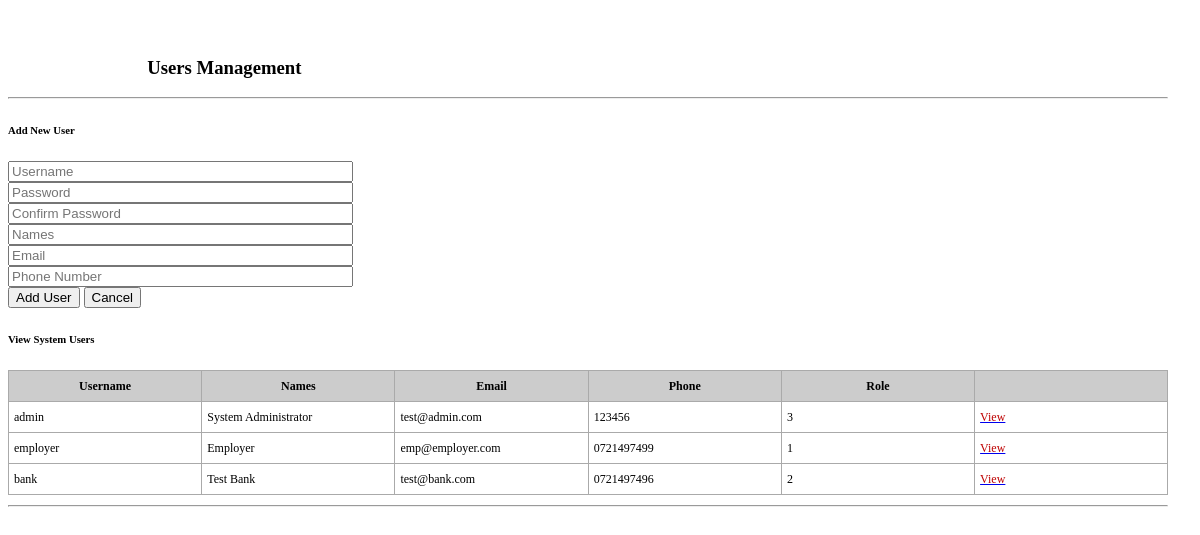
Screenshot of /settings/users_management.php with the database file from the repository.
### tables this page shows
CREATE TABLE `users` (
  `uid` int(32) NOT NULL,
  `username` varchar(100) DEFAULT NULL,
  `password` varchar(100) DEFAULT NULL,
  `names` varchar(255) DEFAULT NULL,
  `email` varchar(100) DEFAULT NULL,
  `phoneno` varchar(100) DEFAULT NULL,
  `roleid` int(4) DEFAULT NULL,
  `status` int(4) DEFAULT '0',
  `when_added` timestamp NOT NULL DEFAULT CURRENT_TIMESTAMP
);

### settings/users_management.php (the view, shortened to what this page needs)
<div id="Content">
	<div class="content_wrapper clearfix">
<div class="sections_group">
	<div class="entry-content" itemprop="mainContentOfPage">
	<div class="section mcb-section   " style="padding-top:10px; padding-bottom:50px; background-color:">
	<div class="section_wrapper mcb-section-inner">
	<div class="wrap mcb-wrap one-second  valign-top clearfix" style="padding:20px 2% 0 0">
	<div class="mcb-wrap-inner"><div class="column mcb-column one column_column  column-margin-20px">
	<div class="column_attr clearfix" style="">
	<div class="column mcb-column one column_column  column-margin-">
	  <div class="column_attr clearfix align_center animate"  data-anim-type="bounceInUp" style=" padding:0 12%;">
      <h3>Users Management</h3>
	  </div>
	 </div>
<hr class="no_line" style="margin: 0 auto 10px;">
<?php
$db_host= "localhost";
$db_name= "pesamobieussd";
$db_username = "root";
$db_password = "90293269";
$con = mysqli_connect($db_host,$db_username,$db_password,$db_name);
if(!empty($rid))
{
?>
<h6>Edit User</h6>
<?php
}
else
{
?>
<h6>Add New User</h6>
<?php
}
?>
<div role="form" class="wpcf7" id="wpcf7-f2381-p16-o1" dir="ltr" lang="en-US">
<form action="" method="post" class="wpcf7-form" novalidate="novalidate">
<div class="column one">
	<span class="wpcf7-form-control-wrap your-subject">
	<input name="username" value="<?php echo $users['username']?>" size="40" class="wpcf7-form-control wpcf7-text" placeholder="Username" type="text" required=""></span>
	</div>
<div class="column one">
	<span class="wpcf7-form-control-wrap your-subject">
	<input name="password" value="<?php echo $users['password']?>" size="40" class="wpcf7-form-control wpcf7-text" placeholder="Password" type="password" required=""></span>
	</div>
	<div class="column one">
	<span class="wpcf7-form-control-wrap your-subject">
	<input name="cpassword" value="<?php echo $users['cpassword']?>" size="40" class="wpcf7-form-control wpcf7-text" placeholder="Confirm Password" type="password" required=""></span>
	</div>
	<div class="column one">
	<span class="wpcf7-form-control-wrap your-subject">
	<input name="names" value="<?php echo $users['names']?>" size="40" class="wpcf7-form-control wpcf7-text" placeholder="Names" type="text" required=""></span>
	</div>
	<div class="column one">
	<span class="wpcf7-form-control-wrap your-subject">
	<input name="email" value="<?php echo $users['email']?>" size="40" class="wpcf7-form-control wpcf7-text" placeholder="Email" type="text" required=""></span>
	</div>
	<div class="column one">
	<span class="wpcf7-form-control-wrap your-subject">
	<input name="phoneno" value="<?php echo $users['phoneno']?>" size="40" class="wpcf7-form-control wpcf7-text" placeholder="Phone Number" type="text" required=""></span>
	</div>
<?php
if(!empty($rid))
{
?>
<div class="column one"><input value="Edit User" name="addrole" class="wpcf7-form-control wpcf7-submit" type="submit">&nbsp;<input value="Cancel" class="wpcf7-form-control wpcf7-submit" type="reset"><span class="ajax-loader"></div>
<?php
}
else
{
?>
<div class="column one"><input value="Add User" name="addrole" class="wpcf7-form-control wpcf7-submit" type="submit">&nbsp;<input value="Cancel" class="wpcf7-form-control wpcf7-submit" type="reset"><span class="ajax-loader"></div>
<?php
}
?>
</form>
<h6>View System Users</h6>
<table>
<thead>
<tr role="row">
<th class="sorting_asc" tabindex="0" aria-controls="DataTables_Table_0" rowspan="1" colspan="1" style="width: 123px;">Username</th>
<th class="sorting" tabindex="0" aria-controls="DataTables_Table_0" rowspan="1" colspan="1" style="width: 123px;">Names</th>
<th class="sorting" tabindex="0" aria-controls="DataTables_Table_0" rowspan="1" colspan="1" style="width: 123px;">Email</th>
<th class="sorting" tabindex="0" aria-controls="DataTables_Table_0" rowspan="1" colspan="1" style="width: 123px;">Phone</th>
<th class="sorting" tabindex="0" aria-controls="DataTables_Table_0" rowspan="1" colspan="1" style="width: 123px;">Role</th>
<th class="sorting" tabindex="0" aria-controls="DataTables_Table_0" rowspan="1" colspan="1" style="width: 123px;">&nbsp;</th>
</tr></thead>
<tbody>
<?php
$query = mysqli_query($con,"select * from users");
while($rows = mysqli_fetch_array($query))
{
?>
<tr role="row" class="odd">
	<td><?php echo $rows['username']; ?></a></td>
	<td><?php echo $rows['names']; ?></td>
	<td><?php echo $rows['email']; ?></a></td>
	<td><?php echo $rows['phoneno']; ?></td>
	<td><?php echo $rows['roleid']; ?></a></td>
	<td><a href="#"><font color="#BE0000">View</font></a></td>
</tr>
<?php
}
?>
</tbody>
</table>
</div>
</div>
</div>
<div class="column mcb-column one column_divider "><hr class="" style="margin: 0 auto 40px;">
</div></div></div></div></div>
			</div>
		</div>
	</div>
</div>

### settings/users_management.php (style rules this page uses)
table { border: 1px solid #d2d2d2; color: #000000; width: 100%; margin: 10px 0; }
table { border-collapse: collapse; border-spacing: 0; }
td, th { vertical-align: middle; }
td, th { border: 1px solid #AAAAAA; padding: 5px; font-size: 12px; line-height: 20px; color: #000; }
th { background: #ccc; font-weight: bold; }

### rows the page displays
users: username "admin", names "System Administrator", email "test@admin.com", phoneno "123456", roleid "3"
users: username "employer", names "Employer", email "emp@employer.com", phoneno "0721497499", roleid "1"
users: username "bank", names "Test Bank", email "test@bank.com", phoneno "0721497496", roleid "2"
